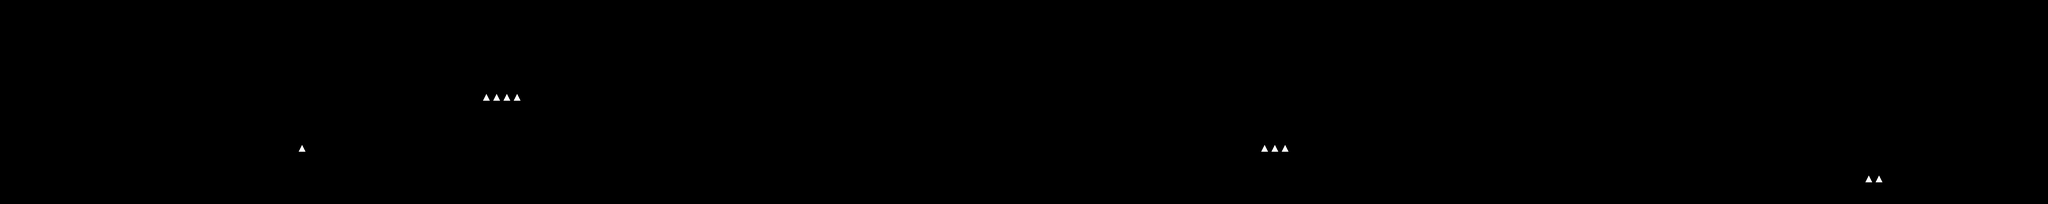

This is a level from a 2D game, rendered from its Tiled map with the project's own tilesets. A one-line summary and the map file follow, with tile-layer data summarised:
An orthogonal 200x20 tile map with 64x64 px tiles, 2 tile layers (tileLayer, hazardLayer) and 176 objects (84x color, 49x coin, 8x staticshooter, 8x flyer, 6x spike, ...).

<map version="1.0" orientation="orthogonal" renderorder="right-down" width="200" height="20" tilewidth="64" tileheight="64" nextobjectid="403">
    <tileset firstgid="1" name="worlds" tilewidth="64" tileheight="64" spacing="16" margin="8" tilecount="9" columns="9">
        <image source="tiles.png" width="720" height="80" />
    </tileset>
    <layer name="tileLayer" width="200" height="20">
        <data>[4000 cells, 747 non-empty, 8 distinct tile ids]</data>
    </layer>
    <objectgroup name="gameObjects">
        <object id="1" name="player" x="128" y="1024" width="64" height="128" />
        <object id="3" name="staticshooter" x="4160" y="832" width="64" height="128" />
        <object id="8" name="jumper" x="7040" y="640" width="64" height="128" />
        <object id="7" name="jumper" x="8256" y="640" width="64" height="128" />
        <object id="9" name="jumper" x="10368" y="1024" width="64" height="128" />
        <object id="11" name="jumper" x="12736" y="576" width="64" height="128" />
        <object id="13" name="flyer" x="5888" y="832" width="64" height="128" />
        <object id="14" name="walker" x="7424" y="768" width="64" height="128" />
        <object id="15" name="staticshooter" x="8128" y="640" width="64" height="128" />
        <object id="24" name="exit" x="12672" y="512" width="128" height="192" />
        <object id="169" name="coin" x="4800" y="960" width="64" height="64" />
        <object id="171" name="flyer" x="1792" y="640" width="64" height="128" />
        <object id="201" name="coin" x="4864" y="896" width="64" height="64" />
        <object id="203" name="coin" x="5568" y="960" width="64" height="64" />
        <object id="205" name="coin" x="4736" y="1024" width="64" height="64" />
        <object id="206" name="coin" x="5760" y="960" width="64" height="64" />
        <object id="207" name="coin" x="5632" y="960" width="64" height="64" />
        <object id="213" name="coin" x="4928" y="960" width="64" height="64" />
        <object id="216" name="coin" x="5696" y="960" width="64" height="64" />
        <object id="219" name="coin" x="9088" y="320" width="64" height="64" />
        <object id="220" name="coin" x="7040" y="768" width="64" height="64" />
        <object id="222" name="coin" x="8960" y="512" width="64" height="64" />
        <object id="224" name="coin" x="8512" y="256" width="64" height="64" />
        <object id="228" name="coin" x="8960" y="704" width="64" height="64" />
        <object id="230" name="coin" x="8896" y="1024" width="64" height="64" />
        <object id="231" name="coin" x="8832" y="1088" width="64" height="64" />
        <object id="232" name="coin" x="8960" y="640" width="64" height="64" />
        <object id="233" name="coin" x="8768" y="1088" width="64" height="64" />
        <object id="234" name="coin" x="8960" y="960" width="64" height="64" />
        <object id="235" name="coin" x="11840" y="704" width="64" height="64" />
        <object id="238" name="coin" x="11904" y="768" width="64" height="64" />
        <object id="256" name="flyer" x="7424" y="512" width="64" height="128" />
        <object id="258" name="flyer" x="2688" y="576" width="64" height="128" />
        <object id="259" name="flyer" x="4672" y="1024" width="64" height="128" />
        <object id="260" name="flyer" x="8896" y="768" width="64" height="128" />
        <object id="270" name="coin" x="11968" y="832" width="64" height="64" />
        <object id="271" name="spike" x="11968" y="512" width="64" height="64" />
        <object id="272" name="coin" x="12032" y="896" width="64" height="64" />
        <object id="273" name="coin" x="11776" y="640" width="64" height="64" />
        <object id="278" name="staticshooter" x="2368" y="704" width="64" height="128" />
        <object id="279" name="spike" x="5120" y="640" width="64" height="64" />
        <object id="280" name="coin" x="9152" y="320" width="64" height="64" />
        <object id="281" name="coin" x="8960" y="576" width="64" height="64" />
        <object id="289" name="flyer" x="3584" y="448" width="64" height="128" />
        <object id="291" name="staticshooter" x="6720" y="640" width="64" height="128" />
        <object id="292" name="staticshooter" x="10112" y="896" width="64" height="128" />
        <object id="293" name="staticshooter" x="12352" y="768" width="64" height="128" />
        <object id="294" name="staticshooter" x="12160" y="896" width="64" height="128" />
        <object id="295" name="spike" x="12224" y="512" width="64" height="64" />
        <object id="296" name="spike" x="10688" y="768" width="64" height="64" />
        <object id="341" name="coin" x="0" y="192" width="64" height="64" />
        <object id="342" name="coin" x="64" y="192" width="64" height="64" />
        <object id="343" name="coin" x="768" y="1152" width="64" height="64" />
        <object id="344" name="coin" x="768" y="1088" width="64" height="64" />
        <object id="345" name="coin" x="768" y="1024" width="64" height="64" />
        <object id="346" name="coin" x="832" y="1024" width="64" height="64" />
        <object id="347" name="coin" x="832" y="1088" width="64" height="64" />
        <object id="348" name="coin" x="832" y="1152" width="64" height="64" />
        <object id="349" name="coin" x="4352" y="192" width="64" height="64" />
        <object id="350" name="coin" x="4416" y="192" width="64" height="64" />
        <object id="351" name="coin" x="4480" y="256" width="64" height="64" />
        <object id="352" name="coin" x="4544" y="256" width="64" height="64" />
        <object id="353" name="coin" x="3840" y="960" width="64" height="64" />
        <object id="354" name="coin" x="3904" y="960" width="64" height="64" />
        <object id="355" name="coin" x="3968" y="960" width="64" height="64" />
        <object id="356" name="coin" x="4032" y="960" width="64" height="64" />
        <object id="357" name="coin" x="6912" y="768" width="64" height="64" />
        <object id="358" name="coin" x="6976" y="768" width="64" height="64" />
        <object id="359" name="coin" x="7872" y="768" width="64" height="64" />
        <object id="360" name="coin" x="7936" y="704" width="64" height="64" />
        <object id="361" name="coin" x="8000" y="640" width="64" height="64" />
        <object id="370" name="staticshooter" x="11584" y="448" width="64" height="128" />
        <object id="371" name="powerup" x="5120" y="384" width="64" height="64" />
        <object id="336" name="flyer" x="1088" y="64" width="64" height="128" />
        <object id="337" name="walker" x="704" y="64" width="64" height="128" />
        <object id="338" name="drunkflyer" x="192" y="448" width="64" height="128" />
        <object id="339" name="spike" x="512" y="384" width="64" height="64" />
        <object id="340" name="spike" x="4096" y="512" width="64" height="64" />
        <object id="377" name="coin" x="10880" y="320" width="64" height="64" />
        <object id="378" name="coin" x="10944" y="320" width="64" height="64" />
        <object id="376" name="walker" x="4480" y="256" width="64" height="128" />
        <object id="379" name="shooter" x="10048" y="896" width="64" height="128" />
        <object id="400" name="drunkflyer" x="11520" y="384" width="64" height="128" />
        <object id="401" name="coin" x="9024" y="320" width="64" height="64" />
    </objectgroup>
    <layer name="hazardLayer" width="200" height="20">
        <data>[4000 cells, 10 non-empty, 1 distinct tile ids]</data>
    </layer>
    <objectgroup name="colors">
        <!-- 83 objects omitted --></objectgroup>
    <objectgroup name="background">
        <!-- 9 objects omitted --></objectgroup>
</map>
<!-- 92 of 176 objects omitted -->
